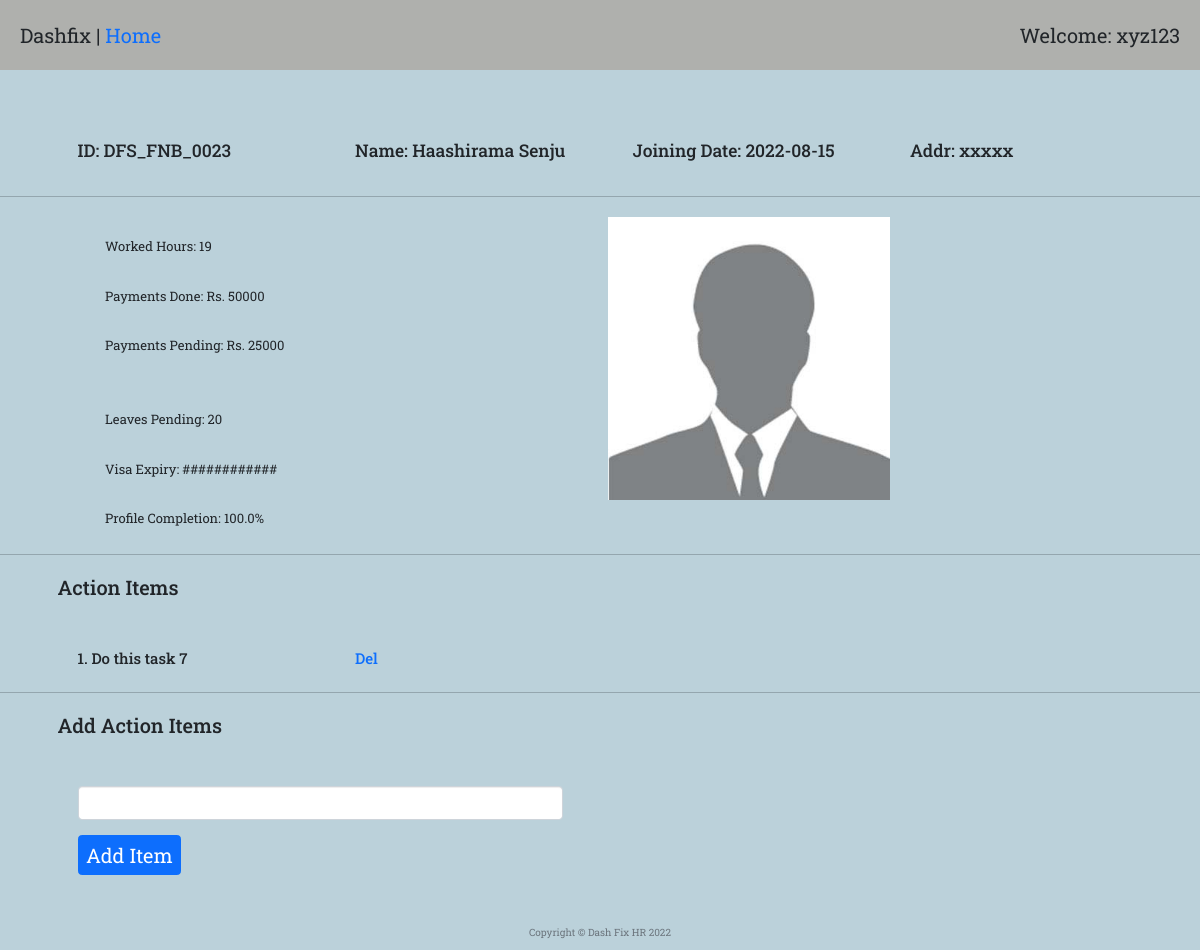
The app's page /employee_view/1 (signed in) with its own data.
### main.py (models this page shows)
class employeeMaster(db.Model):
    __tablename__ = "employeeMaster"
    id = Column(Integer, primary_key=True)
    employeeID = Column(String(300))
    joining_date = Column(DateTime)
    name = Column(String(300))
    addressUae = Column(String(300))
    poBox = Column(String(300))
    mobilePersonal = Column(Integer)
    mobileHome = Column(Integer)
    personalMail = Column(String(300))
    addressHome = Column(String(300))
    passportNumber = Column(Integer)
    nationality = Column(String(300))
    ownCar = Column(Boolean)
    carRent = Column(Boolean)
    company_laptop = Column(String(300))
    company_mobile = Column(String(300))
    emUaeName = Column(String(300))
    emUaeRel = Column(String(300))
    emUaeAddr = Column(String(300))
    emUaeMobileNumber = Column(Integer)
    emUaeHomeNumber = Column(Integer)
    originCountry = Column(String(300))
    emCoName = Column(String(300))
    emCoRel = Column(String(300))
    emCoAddr = Column(String(300))
    emCoMobileNumber = Column(Integer)
    emCoHomeNumber = Column(Integer)
    createdBy = Column(Integer, ForeignKey("Users.id"))
    user = relationship("User", back_populates="employee")
    departmentId = Column(Integer, ForeignKey("departmentMaster.id"))
    department = relationship("departmentMaster", back_populates="employee")
    document = relationship("documentMaster", back_populates="employee")
    actionItem = relationship("actionItemMaster", back_populates="employee")
    leave = relationship("leaveApplicationMaster", back_populates="employee")
    passport = relationship("passportApplicationMaster", back_populates="employee")
    timesheet = relationship("timesheetEntryMaster", back_populates="employee")
    roster = relationship("rosterEntryMaster", back_populates="employee")

class actionItemMaster(db.Model):
    __tablename__ = "actionItemMaster"
    id = Column(Integer, primary_key=True)
    actionText = Column(String(300))
    employeeID = Column(Integer, ForeignKey("employeeMaster.id"))
    employee = relationship("employeeMaster", back_populates="actionItem")

### main.py (the view)
@app.route("/employee_view/<employee_id>", methods=["GET", "POST"])
@admin_only
def employee_view(employee_id):
    form = ActionItem()
    employee_element = employeeMaster.query.get(employee_id)
    a = str(employee_element.joining_date)
    date_str = a[:10]
    actionItems = db.session.query(actionItemMaster).filter_by(employeeID=employee_id).all()
    doc_element = db.session.query(documentMaster).filter_by(employeeID=employee_id).first()
    img_url = "file:///C:/Users/karth/Downloads/Images/1image.jpg"
    ts_employee = db.session.query(timesheetEntryMaster).filter_by(employeeID=employee_id).all()
    totalHours = 0
    for i in ts_employee:
        b = (i.timeOut1 - i.timeIn1) + (i.timeOut2 - i.timeIn2)
        totalHours += b
    list_empl = [employee_element.name,
                 employee_element.addressUae,
                 employee_element.poBox,
                 employee_element.mobilePersonal,
                 employee_element.mobileHome,
                 employee_element.personalMail,
                 employee_element.addressHome,
                 employee_element.passportNumber,
                 employee_element.nationality,
                 employee_element.emUaeName,
                 employee_element.emUaeRel,
                 employee_element.emUaeAddr,
                 employee_element.emUaeMobileNumber,
                 employee_element.emUaeHomeNumber,
                 employee_element.originCountry,
                 employee_element.emCoName,
                 employee_element.emCoRel,
                 employee_element.emCoAddr,
                 employee_element.emCoMobileNumber,
                 employee_element.emCoHomeNumber,
                 employee_element.employeeID,
                 employee_element.joining_date,
                 employee_element.company_laptop,
                 employee_element.company_mobile]
    profileCompletion = 0
    for i in list_empl:
        if not i:
            profileCompletion += 1
    profilePercent = ((len(list_empl) - profileCompletion) / len(list_empl)) * 100
    if form.validate_on_submit():
        newActionItem = actionItemMaster(actionText=form.content.data, employee=employee_element)
        db.session.add(newActionItem)
        db.session.commit()
        return redirect(url_for("employee_view", employee_id=employee_id))
    return render_template("employee_view.html", employee=employee_element, form=form, date_str=date_str,
                           workedHours=totalHours, profile=round(profilePercent, 0), items=actionItems, img_url=img_url,
                           len=range(len(actionItems)))

### forms.py
class ActionItem(FlaskForm):
    content = StringField("", default="")
    submit = SubmitField("Add Item")

### main.py (called while the page is built)
def admin_only(f):
    @wraps(f)
    def decorated_function(*args, **kwargs):
        admin = User.query.all()
        admin_id = []
        for i in admin:
            id_ = i.id
            admin_id.append(id_)
        if current_user.id not in admin_id:
            return abort(403)
        return f(*args, **kwargs)
    return decorated_function

@login_manager.user_loader
def load_user(user_id):
    return User.query.get(int(user_id))

### templates/employee_view.html
{% extends 'bootstrap/base.html' %}
{% import "bootstrap/wtf.html" as wtf %}
{% block content %}
{% include "header.html" %}
  <div class="welcome">
    <span>Dashfix | <a href="{{url_for('home')}}">Home</a></span>
    <span>Welcome: xyz123</span>
  </div>
  <div class="row reports" style="margin-bottom: 30px; margin-left: 70px; margin-top: 70px;">
      <div class="col-3">
        <h3>ID: {{ employee.employeeID }}</h3>
      </div>
      <div class="col-3">
        <h3>Name: {{employee.name}}</h3>
      </div>
      <div class="col-3">
        <h3>Joining Date: {{date_str}}</h3>
      </div>
      <div class="col-3">
        <h3>Addr: {{employee.addressUae}}</h3>
      </div>
  </div>
  <hr>
  <div class="row">
      <div class="col-6">
        <div class="row" style="margin-bottom: 5px; margin-left: 70px;"><p>Worked Hours: {{ workedHours }}</p></div>
        <div class="row" style="margin-bottom: 5px; margin-left: 70px;"><p>Payments Done: Rs. 50000</p></div>
        <div class="row" style="margin-bottom: 5px; margin-left: 70px;"><p>Payments Pending: Rs. 25000</p></div><br>
        <div class="row" style="margin-bottom: 5px; margin-left: 70px;"><p>Leaves Pending: 20</p></div>
        <div class="row" style="margin-bottom: 5px; margin-left: 70px;"><p>Visa Expiry: ############</p></div>
        <div class="row" style="margin-bottom: 5px; margin-left: 70px;"><p>Profile Completion: {{ profile }}%</p></div>
      </div>
      <div class="col-6">
        <img src="{{ url_for('static', filename='images/pp.jpg')}}" alt="Profile pic" style="width: 50%;">
      </div>
  </div>
  <hr>
  <div class="row reports" style="margin-bottom: 20px;" >
      <h2 style="text-align: left">Action Items</h2>
  </div>
  {% for i in len %}
    <div class="row reports" style="margin-bottom: 20px; margin-left: 70px;" >
        <div class="col-3">
            <h4>{{ i+1 }}. {{ items[i].actionText }}</h4>
        </div>
        <div class="col-2 bbut">
            <h4><a href="{{url_for('action_item_del', entry_id=items[i].id)}}">Del</a></h4>
        </div>
    </div>
  {% endfor %}
   <hr>
  <div class="row reports" style="margin-bottom: 0;" >
      <h2 style="text-align: left">Add Action Items</h2>
  </div>
  <div class="row reports" style="margin-bottom: 50px; margin-left: 70px; margin-top: 0; width: 500px;">
      {{ wtf.quick_form(form, novalidate=True, button_map={"submit": "primary"}) }}
  </div>
{% include "footer.html" %}
{% endblock %}

### static/styles1.css (style rules this page uses)
body { font-family: 'Roboto Slab', serif; }
.btn { font-size: 2rem; }
body { background-color: #bbd1da; }
.welcome { background-color: #afb0ad; display: flex; justify-content: space-between; padding: 20px; font-size: 2rem; }
.row, h5 { margin-top: 20px; margin-right: 20px; margin-left: 20px; }
div { font-size: 1.3rem; margin: 0px; padding-right: 0px; }
.bbut { text-align: left; }
h2 { text-align: center; margin: 30px; }
.time_suc_entry, p { text-size: 1.8rem; }
a:link { text-decoration: none; text-color: black; }

### records on screen
employeeMaster: employeeID "DFS_FNB_0023", name "Haashirama Senju", addressUae "xxxxx"
actionItemMaster: actionText "Do this task 7"

### other values on screen
{{ date_str }} "2022-08-15"
{{ workedHours }} "19"
{{ profile }} "100.0"
{{ i+1 }} "1"
